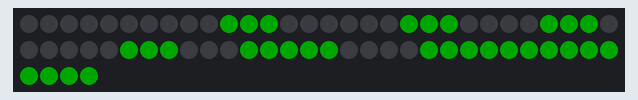
The sketch below on a simulated Arduino Uno, built with avr-gcc and run on an emulated ATmega328P. On the bench: 64 RGB LEDs in strip order, left to right, continuing on the next row. Dim RGB values are drawn brighter than linear; random numbers use the default seed unless the sketch sets one.

Above: at 0.15 s.
At 7.94 s:
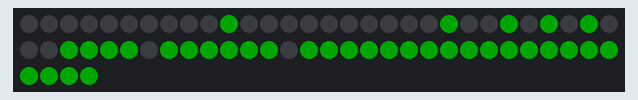
At 12.99 s:
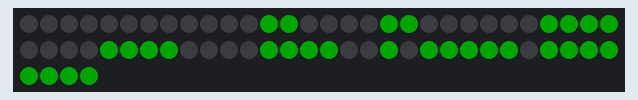
At 18.04 s:
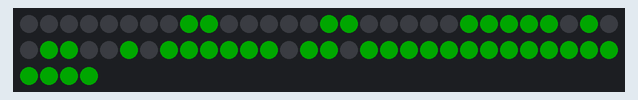
At 28.13 s:
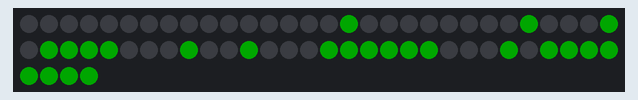
At 38.4 s:
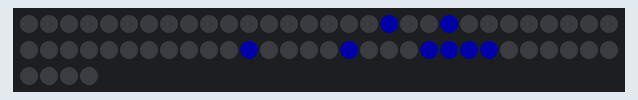

The sketch:

sketch.ino
```cpp
#include <Adafruit_NeoPixel.h>
#define PIN_MATRIX   3
#define NUM_LEDS    64
Adafruit_NeoPixel matrix = Adafruit_NeoPixel(NUM_LEDS, PIN_MATRIX, NEO_GRB + NEO_KHZ800);
void setup() {
  matrix.begin();
  matrix.setBrightness(40);
}
int getLED(int x, int y) {
  if (y % 2 != 0) {
    return (y * 8) + (7 - x);
  }
  return (y * 8) + x;
}
void loop() {
  // Дин. график
  for (int t = 0; t < 10; t++) {
    matrix.clear();
    for (int x = 0; x < 8; x++) {
      int height = random(1, 8);
      for (int y = 0; y < height; y++) {
        matrix.setPixelColor(getLED(x, 7 - y), matrix.Color(0, 255, 0));
      }
    }
    matrix.show();
    delay(300);
  }

  // Смайлик
  matrix.clear();
  // Рисуем глаза
  matrix.setPixelColor(getLED(2, 2), matrix.Color(0, 0, 255));
  matrix.setPixelColor(getLED(5, 2), matrix.Color(0, 0, 255));
  // Рисуем улыбку
  matrix.setPixelColor(getLED(1, 5), matrix.Color(0, 0, 255));
  matrix.setPixelColor(getLED(2, 6), matrix.Color(0, 0, 255));
  matrix.setPixelColor(getLED(3, 6), matrix.Color(0, 0, 255));
  matrix.setPixelColor(getLED(4, 6), matrix.Color(0, 0, 255));
  matrix.setPixelColor(getLED(5, 6), matrix.Color(0, 0, 255));
  matrix.setPixelColor(getLED(6, 5), matrix.Color(0, 0, 255));

  matrix.show();
  delay(2000);
}
```
